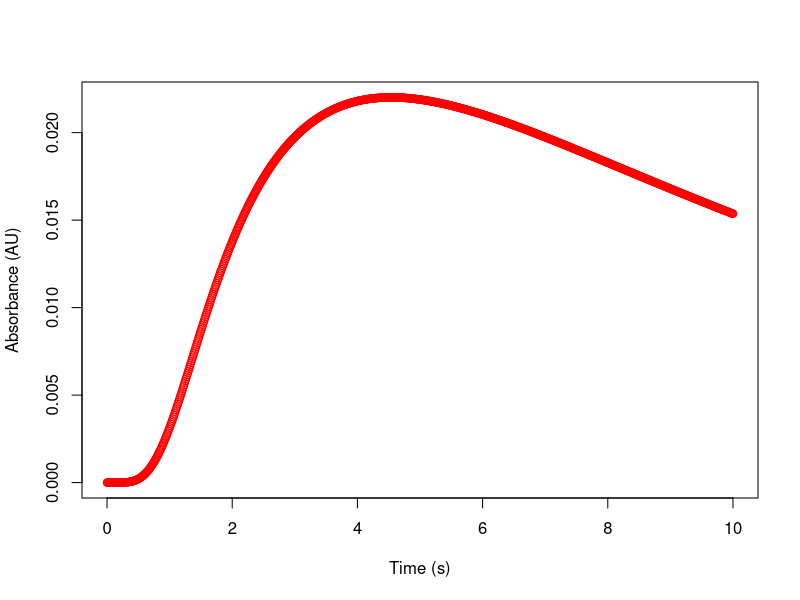

Reproduce this figure in R.
#load file
data = read.csv(text="0
0
2e-14
1.2248965712113696e-12
1.413895655139888e-11
8.240554309298237e-11
3.274265184468307e-10
1.0158850157736396e-9
2.649731748612627e-9
6.076530917955485e-9
1.2616959501812358e-8
2.4205603553368756e-8
4.354089084490053e-8
7.423995425808927e-8
1.2099436476251282e-7
1.8972295049866875e-7
2.8771828476889956e-7
4.237838455798589e-7
6.08359295611314e-7
8.536317834314417e-7
0.000001173631609054231
0.0000015843110184427132
0.0000021036052846465383
0.000002751475593002211
0.0000035499335714428864
0.000004523047593343427
0.000005696931229603249
0.0000070997144399107946
0.000008761498272068362
0.000010714293985063748
0.000012991947628715405
0.000015630051202799255
0.000018665841584243197
0.00002213808845487518
0.000026086972486872898
0.00003055395505090156
0.00003558164070520466
0.000041213633704726924
0.000047494389739619155
0.000054469064073949274
0.00006218335720969093
0.00007068335914949247
0.00008001539327559041
0.00009022586080262938
0.0001013610867000516
0.00011346716791597179
0.00012658982466978773
0.00014077425551582993
0.00015606499681567024
0.00017250578719274745
0.0001901394374801354
0.00020900770661088833
0.00022915118384075184
0.0002506091776353347
0.0002734196114983022
0.000297618926963919
0.00032324199392647426
0.00035032202843083367
0.00037889051800269174
0.00040897715455405156
0.00044060977485910034
0.00047381430855797965
0.0005086147336109673
0.0005450330390932948
0.0005830891951911771
0.0006228011302326131
0.0006641847145620706
0.0007072537510462495
0.0007520199719786638
0.000798493042133722
0.0008466805677062462
0.0008965881108598791
0.0009482192095974796
0.0010015754026583372
0.0010566562591407252
0.0011134594125438847
0.0011719805989208608
0.0012322136988326272
0.0012941507827944894
0.001357782159907798
0.0014230964293733554
0.0014900805345875207
0.0015587198195277708
0.0016289980871412335
0.0017008976594574245
0.0017743994391549289
0.0018494829723210112
0.0019261265121530127
0.002004307083360773
0.002084000547040173
0.0021651816657990678
0.00224782416892834
0.002331900817422462
0.002417383468665755
0.0025042431406122876
0.002592450075299246
0.0026819738015452957
0.0027727831966970814
0.002864846547298453
0.0029581316085681873
0.0030526056625829793
0.0031482355750730557
0.0032449878507481676
0.0033428286870816216
0.0034417240264896314
0.003541639606852465
0.0036425410103326293
0.0037443937104536967
0.003847163117411315
0.003950814621595414
0.004055313635309671
0.004160625632680944
0.004266716187757475
0.004373551010800517
0.004481095982779256
0.004589317188083862
0.004698180945475991
0.004807653837300119
0.004917702736982899
0.00502829483485096
0.0051393976623007
0.005250979114356164
0.005363007470653517
0.005475451414892614
0.005588280052797895
0.00570146292863232
0.005814970040309252
0.0059287718531481175
0.00604283931232047
0.0061571438540335205
0.00627165741549857
0.0063863524437319154
0.006501201903235717
0.006616179282606198
0.00673125860011615
0.006846414408318344
0.006961621797715775
0.007076856399544098
0.007192094387710767
0.007307312479934564
0.007422487938128339
0.007537598568066658
0.00765262271837921
0.007767539278909561
0.007882327678477838
0.007996967882084753
0.008111440387593122
0.008225726221922004
0.0083398069367872
0.00845366460402081
0.008567281810501122
0.008680641652723203
0.008793727731039036
0.008906524143595055
0.009019015479993729
0.009131186814704576
0.009243023700248992
0.009354512160182026
0.009465638681893191
0.009576390209247393
0.009686754135085799
0.009796718293605696
0.009906270952637226
0.010015400805833982
0.010124096964793461
0.01023234895112257
0.010340146688462339
0.010447480494485357
0.010554341072878391
0.010660719505322052
0.01076660724347859
0.010871996100998012
0.010976878245552255
0.011081246190906311
0.011185092789034585
0.01128841122229028
0.011391194995634818
0.011493437928933885
0.011595134149326194
0.01169627808367039
0.011796864451075154
0.01189688825551719
0.011996344778551094
0.012095229572114943
0.01219353845143494
0.012291267488032073
0.0123884130028334
0.012484971559390372
0.01258093995720606
0.012676315225173046
0.012771094615123475
0.01286527559549229
0.012958855845094736
0.013051833247018777
0.013144205882632877
0.013235972025709527
0.013327130136664573
0.01341767885691232
0.013507617003336152
0.013596943562874383
0.013685657687220742
0.013773758687638908
0.013861246029890396
0.013948119329274837
0.014034378345781787
0.014120022979353022
0.014205053265254114
0.014289469369554171
0.01437327158471248
0.014456460325270664
0.014539036123648994
0.014620999626045477
0.014702351588436198
0.014783092872675395
0.014863224442693761
0.014942747360793419
0.015021662784037871
0.015099971960735462
0.015177676227014604
0.015254777003489138
0.01533127579201226
0.015407174172517265
0.01548247379994345
0.015557176401245624
0.015631283772485405
0.015704797776002748
0.015777720337666088
0.015850053444199333
0.015921799140584142
0.015992959527535974
0.016063536759052085
0.01613353304003007
0.016202950623955246
0.01627179181065538
0.016340058944121296
0.016407754410391655
0.01647488063550049
0.016541440083486163
0.01660743525445995
0.016672868682733256
0.016737742935001545
0.01680206060858396
0.01686582432971724
0.01692903675190229
0.016991700554302377
0.017053818440191583
0.017115393135452114
0.017176427387119345
0.017236923961973318
0.017296885645175477
0.017356315238949448
0.017415215561304757
0.017473589444802283
0.017531439735360376
0.01758876929110061
0.01764558098123184
0.01770187768497192
0.01775766229050577
0.017812937693978848
0.017867706798525125
0.017921972513328555
0.017975737752717103
0.01802900543528848
0.018081778483066576
0.018134059820687873
0.01818585237461691
0.018237159072389895
0.018287982841885844
0.01833832661062432
0.018388193305089017
0.018437585850076453
0.018486507168069127
0.018534960178632272
0.018582947797833597
0.018630472937685365
0.018677538505608094
0.01872414740391527
0.018770302529318383
0.018816006772451852
0.018861263017416915
0.018906074141344327
0.018950443013974957
0.018994372497257887
0.019037865444965416
0.019080924702324677
0.019123553105664864
0.01916575348208018
0.01920752864910754
0.019248881414418852
0.019289814575527302
0.01933033091950725
0.019370433222727235
0.01941012425059578
0.019449406757319487
0.019488283485673143
0.019526757166781327
0.019564830519911227
0.01960250625227633
0.019639787058850493
0.019676675622192257
0.019713174612278894
0.019749286686349954
0.01978501448876004
0.019820360650840287
0.019855327790768647
0.019889918513448224
0.019924135410393777
0.01995798105962586
0.019991458025572523
0.020024568858978097
0.020057316096819093
0.020089702262226707
0.020121729864415936
0.020153401398620825
0.020184719346035922
0.020215686173763407
0.020246304334765965
0.02027657626782507
0.020306504397504425
0.020336091134118547
0.020365338873706156
0.02039424999800829
0.020422826874450833
0.020451071856131545
0.02047898728181114
0.020506575475908423
0.020533838748499355
0.02056077939531979
0.02058739969777183
0.020613701922933533
0.020639688323572103
0.02066536113816008
0.020690722590894706
0.020715774891720162
0.020740520236352613
0.020764960806308037
0.020789098768932535
0.020812936277435138
0.020836475470923096
0.020859718474439265
0.020882667399001856
0.0209053243416461
0.020927691385468048
0.020949770599670167
0.020971564039608783
0.020993073746843314
0.021014301749187066
0.02103525006075967
0.021055920682040968
0.021076315599926405
0.02109643678778367
0.02111628620551073
0.021135865799595043
0.021155177503173868
0.021174223236095795
0.021193004904983253
0.02121152440329598
0.021229783611395433
0.021247784396610098
0.021265528613301606
0.021283018102931543
0.021300254694129148
0.021317240202759553
0.021333976431992672
0.021350465172372695
0.021366708201888174
0.0213827072860425
0.02139846417792497
0.02141398061828221
0.02142925833558997
0.021444299046125326
0.02145910445403924
0.021473676251429267
0.02148801611841266
0.021502125723199657
0.02151600672216694
0.021529660759931304
0.021543089469423425
0.021556294471961824
0.021569277377326817
0.02158203978383464
0.021594583278411506
0.02160690943666784
0.02161901982297232
0.02163091599052606
0.02164259948143671
0.021654071826792437
0.0216653345467359
0.021676389150538152
0.021687237136672283
0.02169787999288714
0.021708319196280777
0.021718556213373735
0.021728592500182276
0.02173842950229129
0.021748068654927018
0.021757511383029775
0.021766759101326114
0.021775813214401
0.021784675116769705
0.021793346192949346
0.02180182781753028
0.02181012135524713
0.021818228161049603
0.021826149580172965
0.021833886948208255
0.021841441591172118
0.02184881482557648
0.021856007958497674
0.021863022287645487
0.02186985910143162
0.021876519679038114
0.02188300529048503
0.021889317196698222
0.02189545664957639
0.021901424892057986
0.021907223158187664
0.0219128526731824
0.02191831465349721
0.021923610306890533
0.02192874083248917
0.02193370742085293
0.021938511254038836
0.021943153505664854
0.02194763534097352
0.021951957916894797
0.021956122382108808
0.021960129877108114
0.021963981534259498
0.021967678477865477
0.021971221824225385
0.02197461268169594
0.021977852150751584
0.021980941324044292
0.021983881286463055
0.021986673115192906
0.021989317879773526
0.021991816642157578
0.02199417045676846
0.021996380370557768
0.02199844742306233
0.022000372646460768
0.02200215706562984
0.022003801698200147
0.022005307554611567
0.02200667563816835
0.02200790694509361
0.022009002464583642
0.02200996317886169
0.022010790063231315
0.02201148408612959
0.022012046209179504
0.022012477387242314
0.022012778568469414
0.022012950694353682
0.022012994699780634
0.022012911513079016
0.022012702056071122
0.02201236724412271
0.022011907986192476
0.02201132518488119
0.02201061973648047
0.02200979253102113
0.022008844452321215
0.02200777637803355
0.022006589179693045
0.02200528372276359
0.022003860866684464
0.02200232146491661
0.02200066636498829
0.021998896408540605
0.021997012431372438
0.021995015263485233
0.02199290572912729
0.021990684646837795
0.021988352829490364
0.021985911084336406
0.02198336021304805
0.021980701011760664
0.021977934271115152
0.021975060776299883
0.021972081307092176
0.02196899663789961
0.021965807537800846
0.021962514770586222
0.02195911909479801
0.02195562126377029
0.021952022025668483
0.021948322123528693
0.021944522295296594
0.021940623273866047
0.02193662578711741
0.021932530557955538
0.021928338304347407
0.02192404973935952
0.021919665571194992
0.021915186503230242
0.021910613234051485
0.021905946457490878
0.021901186862662354
0.021896335133997226
0.02189139195127942
0.02188635798968045
0.021881233919794095
0.021876020407670855
0.021870718114852007
0.021865327698403447
0.02185984981094931
0.021854285100705136
0.021848634211510995
0.021842897782864103
0.02183707644995136
0.02183117084368155
0.021825181590717165
0.021819109313506176
0.021812954630313415
0.02180671815525161
0.021800400498312406
0.021794002265396906
0.02178752405834606
0.021780966474970836
0.021774330109081967
0.021767615550519728
0.021760823385183193
0.021753954195059457
0.021747008558252484
0.021739987049011786
0.02173289023776081
0.02172571869112516
0.021718472971960546
0.021711153639380476
0.0217037612487838
0.021696296351881906
0.02168875949672583
0.02168115122773301
0.02167347208571396
0.02166572260789855
0.021657903327962268
0.02165001477605207
0.021642057478812194
0.021634031959409626
0.021625938737559407
0.021617778329549794
0.02160955124826707
0.021601258003220297
0.02159289910056579
0.02158447504313139
0.02157598633044056
0.021567433458736282
0.021558816921004732
0.021550137206998825
0.021541394803261463
0.021532590193148703
0.021523723856852653
0.021514796271424254
0.021505807910795764
0.021496759245803233
0.021487650744208605
0.021478482870721755
0.021469256087022357
0.021459970851781474
0.021450627620683078
0.021441226846445338
0.02143176897884176
0.021422254464722134
0.021412683748033314
0.02140305726983986
0.021393375468344515
0.021383638778908382
0.021373847634071227
0.021364002463571247
0.021354103694365027
0.0213441517506471
0.021334147053869434
0.021324090022760808
0.021313981073345933
0.021303820618964475
0.021293609070289928
0.02128334683534837
0.02127303431953694
0.02126267192564231
0.02125226005385897
0.021241799101807297
0.021231289464551568
0.021220731534617773
0.021210125702011327
0.021199472354234583
0.021188771876304333
0.021178024650768956
0.021167231057725652
0.021156391474837388
0.021145506277349787
0.021134575838107867
0.021123600527572617
0.021112580713837478
0.021101516762644663
0.021090409037401434
0.021079257899196072
0.02106806370681393
0.021056826816753207
0.021045547583240665
0.02103422635824726
0.02102286349150352
0.02101145933051492
0.021000014220577123
0.020988528504791056
0.02097700252407791
0.02096543661719395
0.020953831120745347
0.02094218636920275
0.02093050269491584
0.020918780428127698
0.020907019896989173
0.02089522142757295
0.02088338534388779
0.02087151196789233
0.020859601619509036
0.02084765461663794
0.020835671275170255
0.020823651909001942
0.020811596830047175
0.0207995063482516
0.02078738077160559
0.02077522040615745
0.02076302555602631
0.020750796523415164
0.020738533608623648
0.02072623711006079
0.020713907324257628
0.02070154454587974
0.020689149067739724
0.020676721180809505
0.020664261174232618
0.02065176933533636
0.020639245949643822
0.02062669130088592
0.020614105671013253
0.02060148934020792
0.02058884258689516
0.020576165687755086
0.020563458917734086
0.02055072255005638
0.02053795685623529
0.020525162106084602
0.020512338567729636
0.020499486507618465
0.02048660619053289
0.02047369787959935
0.02046076183629982
0.020447798320482564
0.020434807590372854
0.020421789902583545
0.020408745512125646
0.02039567467241879
0.02038257763530157
0.020369454651041854
0.020356305968347043
0.020343131834374202
0.02032993249474014
0.020316708193531364
0.02030345917331415
0.02029018567514418
0.020276887938576526
0.02026356620167526
0.020250220701023097
0.020236851671730994
0.02022345934744763
0.020210043960368823
0.0201966057412469
0.020183144919400032
0.020169661722721367
0.020156156377688264
0.020142629109371358
0.020129080141443545
0.02011550969618902
0.020101917994512105
0.020088305255946078
0.020074671698661967
0.020061017539477272
0.0200473429938645
0.020033648275959888
0.020019933598571772
0.020006199173189142
0.019992445209990002
0.019978671917849668
0.01996487950434909
0.019951068175783036
0.019937238137168245
0.01992338959225153
0.019909522743517805
0.01989563779219809
0.019881734938277378
0.019867814380502547
0.0198538763163902
0.019839920942234336
0.019825948453114084
0.019811959042901384
0.019797952904268532
0.019783930228695713
0.01976989120647855
0.019755836026735432
0.019741764877414986
0.01972767794530333
0.019713575416031415
0.019699457474082176
0.019685324302797763
0.01967117608438663
0.01965701299993061
0.019642835229391944
0.019628642951620263
0.019614436344359498
0.01960021558425473
0.019585980846859075
0.019571732306640433
0.019557470136988202
0.01954319451021998
0.019528905597588256
0.019514603569286887
0.019500288594457748
0.019485960841197192
0.019471620476562534
0.019457267666578376
0.019442902576243117
0.01942852536953517
0.019414136209419248
0.01939973525785267
0.019385322675791485
0.019370898623196648
0.019356463259040127
0.019342016741310985
0.019327559227021385
0.0193130908722126
0.019298611831960903
0.01928412226038356
0.019269622310644587
0.019255112134960627
0.01924059188460679
0.01922606170992226
0.019211521760316114
0.01919697218427294
0.019182413129358488
0.019167844742225208
0.019153267168617885
0.01913868055337906
0.01912408504045458
0.019109480772898993
0.01909486789288097
0.019080246541688658
0.019065616859735037
0.019050978986563178
0.019036333060851524
0.01902167922041911
0.01900701760223075
0.018992348342402182
0.018977671576205193
0.018962987438072735
0.0189482960616039
0.018933597579569007
0.018918892123914562
0.01890417982576819
0.01888946081544361
0.01887473522244544
0.0188600031754741
0.0188452648024306
0.018830520230421397
0.01881576958576306
0.018801012993987055
0.018786250579844423
0.018771482467310408
0.018756708779589175
0.01874192963911831
0.018727145167573463
0.018712355485872873
0.018697560714181823
0.018682760971917234
0.018667956377751982
0.018653147049619446
0.018638333104717825
0.018623514659514492
0.01860869182975044
0.018593864730444436
0.018579033475897393
0.018564198179696633
0.01854935895472007
0.018534515913140422
0.01851966916642936
0.018504818825361705
0.0184899650000195
0.01847510779979607
0.01846024733340019
0.01844538370885999
0.018430517033527067
0.01841564741408041
0.018400774956530395
0.018385899766222704
0.01837102194784219
0.01835614160541688
0.018341258842321663
0.018326373761282263
0.018311486464378995
0.018296597053050527
0.018281705628097698
0.01826681228968717
0.018251917137355234
0.01823702027001142
0.018222121785942177
0.018207221782814573
0.018192320357679842
0.018177417606977008
0.01816251362653644
0.018147608511583434
0.0181327023567417
0.018117795256036903
0.0181028873029001
0.018087978590171264
0.018073069210102655
0.018058159254362268
0.01804324881403722
0.018028337979637148
0.018013426841097524
0.017998515487783008
0.017983604008490743
0.017968692491453653
0.017953781024343713
0.017938869694275186
0.01792395858780788
0.017909047790950306
0.0178941373891629
0.01787922746736119
0.017864318109918925
0.0178494094006712
0.0178345014229176
0.017819594259425246
0.017804687992431886
0.017789782703648963
0.017774878474264563
0.017759975384946558
0.017745073515845495
0.017730172946597605
0.017715273756327764
0.017700376023652434
0.017685479826682556
0.017670585243026504
0.017655692349792924
0.01764080122359358
0.017625911940546298
0.017611024576277653
0.01759613920592596
0.017581255904143896
0.01756637474510137
0.017551495802488312
0.017536619149517336
0.01752174485892653
0.017506873002982114
0.01749200365348121
0.017477136881754455
0.01746227275866869
0.01744741135462956
0.017432552739584273
0.017417696983024006
0.017402844153986734
0.01738799432105962
0.017373147552381653
0.01735830391564626
0.01734346347810375
0.01732862630656385
0.017313792467398267
0.01729896202654307
0.017284135049501298
0.017269311601345295
0.017254491746719235
0.017239675549841522
0.017224863074507196
0.01721005438409033
0.017195249541546453
0.017180448609414888
0.017165651649821083
0.01715085872447905
0.01713606989469355
0.01712128522136255
0.017106504764979415
0.01709172858563528
0.017076956743021232
0.017062189296430667
0.017047426304761432
0.017032667826518185
0.017017913919814467
0.017003164642375022
0.016988420051537924
0.016973680204256825
0.01695894515710302
0.016944214966267693
0.01692948968756401
0.016914769376429283
0.016900054087927014
0.016885343876749073
0.016870638797217754
0.016855938903287876
0.01684124424854879
0.016826554886226513
0.016811870869185702
0.016797192249931717
0.016782519080612637
0.016767851413021253
0.016753189298597062
0.016738532788428247
0.016723881933253668
0.0167092367834648
0.016694597389107665
0.016679963799884817
0.016665336065157212
0.01665071423394616
0.01663609835493517
0.01662148847647193
0.016606884646570112
0.016592286912911244
0.016577695322846614
0.016563109923399082
0.016548530761264918
0.01653395788281562
0.016519391334099756
0.01650483116084473
0.016490277408458605
0.016475730122031868
0.016461189346339222
0.016446655125841335
0.016432127504686544
0.01641760652671271
0.01640309223544884
0.01638858467411686
0.016374083885633307
0.016359589912611064
0.016345102797360976
0.01633062258189365
0.01631614930792102
0.01630168301685804
0.01628722374982437
0.016272771547645955
0.016258326450856748
0.016243888499700244
0.016229457734131137
0.016215034193816934
0.01620061791813956
0.016186208946196892
0.016171807316804343
0.016157413068496534
0.016143026239528718
0.016128646867878408
0.016114274991246888
0.01609991064706079
0.016085553872473547
0.01607120470436697
0.016056863179352742
0.0160425293337739
0.01602820320370631
0.01601388482496021
0.01599957423308161
0.01598527146335383
0.015970976550798856
0.015956689530178925
0.015942410435997815
0.015928139302502396
0.015913876163683977
0.01589962105327978
0.015885374004774293
0.01587113505140069
0.015856904226142266
0.01584268156173374
0.01582846709066267
0.01581426084517085
0.015800062857255624
0.015785873158671252
0.015771691780930255
0.01575751875530478
0.01574335411282788
0.015729197884294863
0.015715050100264607
0.01570091079106087
0.015686779986773584
0.015672657717260136
0.01565854401214668
0.015644438900829387
0.015630342412475726
0.015616254576025744
0.01560217542019329
0.015588104973467302
0.01557404326411302
0.015559990320173226
0.015545946169469499
0.015531910839603391
0.015517884357957687
0.015503866751697586
0.0154898580477719
0.015475858272914275
0.015461867453644357
0.015447885616268964
0.015433912786883299
0.015419948991372076
0.015405994255410711
0.015392048604466453
0.015378112063799578
0.015364184658464466")
times <- seq(from=0, to=10, by=0.01)

maximum <- max(data)

png(filename = "beers.png");
plot(times, data[,1], col=hsv(0, 1, 1), ylim=c(0, maximum), xlab="Time (s)", ylab="Absorbance (AU)")

dev.off()
